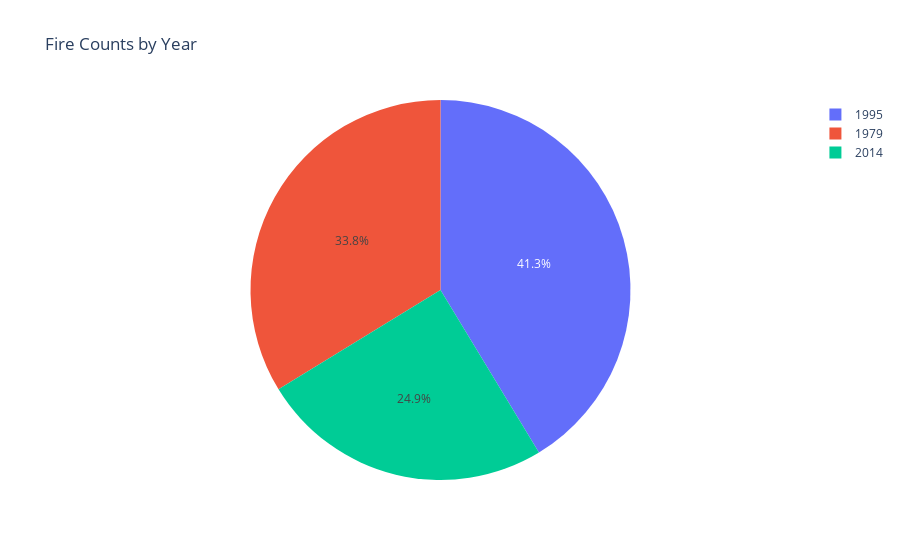

The code cell stored with this chart in its notebook:
### Code cell
size_data = merged_df[['YEAR', 'Fire_Counts']]
area_ha = documents_df[['YEAR', 'SIZE_HA']]
#'size_data' contains 'YEAR' and 'Fire_Counts' columns
# and 'area_ha' contains 'YEAR' and 'SIZE_HA' columns

# Merge the two dataframes on the 'YEAR' column
merged_data = pd.merge(size_data, area_ha, on='YEAR', how='inner')

# Sort the DataFrame by SIZE_HA in descending order
top_years = area_ha.sort_values(by='SIZE_HA', ascending=False).head(3)
import plotly.express as px

# Assuming your data is stored in a DataFrame named df
fig = px.pie(top_years, values='SIZE_HA', names='YEAR', title='Fire Counts by Year')
fig.show()

### Figure 1 — Plotly figure (JSON) as saved in the notebook; plotly's stock layout.template omitted (floating-point values rounded to 4 significant figures)
{"data": [{"domain": {"x": [0, 1], "y": [0, 1]}, "hovertemplate": "YEAR=%{label}<br>SIZE_HA=%{value}<extra></extra>", "labels": [1995, 1979, 2014], "legendgroup": "", "name": "", "showlegend": true, "type": "pie", "values": [1050000, 857600, 633000.0]}], "layout": {"legend": {"tracegroupgap": 0}, "title": {"text": "Fire Counts by Year"}}}
